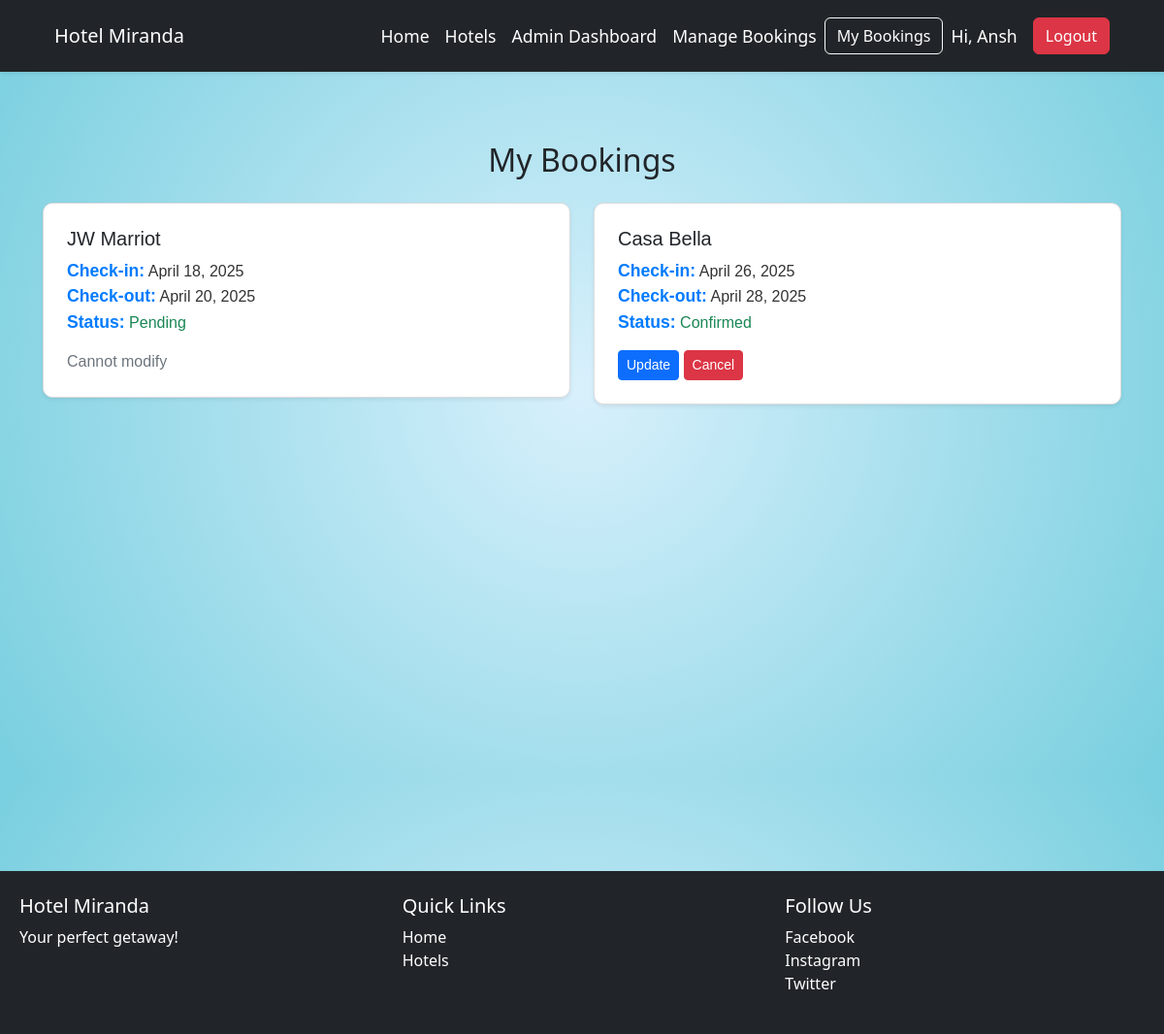
Screenshot of /booking/my-bookings/ (signed in) with the database file from the repository.
### auth_app/models.py (models this page shows, shortened)
class CustomUser(AbstractUser):
    ROLE_CHOICES = (
        ('admin', 'Admin'),
        ('user', 'User'),
    )
    role = models.CharField(max_length=10, choices=ROLE_CHOICES, default='user')

### booking_app/models.py (models this page shows, shortened)
class Booking(models.Model):
    user = models.ForeignKey(settings.AUTH_USER_MODEL, on_delete=models.CASCADE)
    hotel = models.ForeignKey(Hotel, on_delete=models.CASCADE)
    room = models.ForeignKey(Room, on_delete=models.CASCADE)
    check_in = models.DateField()
    check_out = models.DateField()
    guests = models.PositiveIntegerField()
    booked_at = models.DateTimeField(auto_now_add=True)
    STATUS_CHOICES = [
        ('Pending', 'Pending'),
        ('Confirmed', 'Confirmed'),
        ('Cancelled', 'Cancelled'),
    ]
    status = models.CharField(max_length=20, choices=STATUS_CHOICES, default='Pending')
    CANCELLATION_STATUS = [
        ('none', 'None'),
        ('pending', 'Pending'),
        ('approved', 'Approved'),
        ('declined', 'Declined'),
        ('cancelled', 'Cancelled'),
    ]
    cancellation_status = models.CharField(
        max_length=10, choices=CANCELLATION_STATUS, default='none'
    )
    @property
    def can_modify(self):
        return self.check_in > timezone.now().date() + timedelta(days=1)

### hotel_app/models.py (models this page shows, shortened)
class Room(models.Model):
    hotel = models.ForeignKey('Hotel', on_delete=models.CASCADE, related_name="rooms")
    room_type = models.CharField(max_length=100)
    capacity = models.IntegerField()  # ✅ make sure this exists
    price = models.DecimalField(max_digits=10, decimal_places=2)
    available = models.BooleanField(default=True)  # ✅ make sure this exists

class Hotel(models.Model):
    name = models.CharField(max_length=100)
    location = models.CharField(max_length=100)
    description = models.TextField()
    price_per_night = models.DecimalField(max_digits=8, decimal_places=2, default=1000.00)  # ✅ Add default
    rating = models.FloatField(default=3.5)  # ✅ Add default
    image = models.ImageField(upload_to='hotel_images/', blank=True, null=True)
    amenities = models.CharField(max_length=255, blank=True)  # Comma-separated: "WiFi,Parking,Pool"
    room_type = models.CharField(max_length=20, choices=[
        ('Single', 'Single'),
        ('Double', 'Double'),
        ('Suite', 'Suite'),
    ])
    property_type = models.CharField(max_length=50, blank=True)  # Hotel/Resort/Villa

### booking_app/views.py (the view)
# urls.py: path('my-bookings/', views.my_bookings, name='my_bookings'),
@login_required
def my_bookings(request):
    bookings = Booking.objects.filter(user=request.user)
    context = {'bookings': bookings}
    now = timezone.now()
    return render(request, 'booking_app/my_bookings.html', {'bookings': bookings})

### booking_app/templates/booking_app/my_bookings.html (shortened to what this page needs)
{% extends 'base.html' %}
{% block content %}
<div class="page-wrapper d-flex flex-column min-vh-100">
    <div class="container mt-5 flex-fill">
        <h2 class="mb-4 text-center">My Bookings</h2>
        {% if bookings %}
            <div class="row">
                {% for booking in bookings %}
                    <div class="col-md-6 mb-4">
                        <div class="card shadow-sm">
                            <div class="card-body">
                                <h5 class="card-title">{{ booking.room.hotel.name }}</h5>
                                <p class="card-text">
                                    <strong>Check-in:</strong> {{ booking.check_in }}<br>
                                    <strong>Check-out:</strong> {{ booking.check_out }}<br>
                                    <strong>Status:</strong>
                                    {% if booking.status == 'Cancelled' %}
                                        <span class="text-danger">{{ booking.status }}</span>
                                    {% else %}
                                        <span class="text-success">{{ booking.status }}</span>
                                    {% endif %}
                                </p>
                                {% if booking.status != 'Cancelled' and booking.can_modify %}
                                    <a href="{% url 'update_booking' booking.id %}" class="btn btn-primary btn-sm">Update</a>
                                    <a href="{% url 'delete_booking_user' booking.id %}" class="btn btn-danger btn-sm" onclick="return confirmCancel()">Cancel</a>
                                {% elif booking.status != 'Cancelled' %}
                                    <span class="text-muted">Cannot modify</span>
                                {% endif %}
                            </div>
                        </div>
                    </div>
                {% endfor %}
            </div>
        {% else %}
            <p class="text-center">You have no bookings.</p>
        {% endif %}
    </div>
</div>
{% endblock %}

### auth_app/templates/base.html (shortened to what this page needs)
<!DOCTYPE html>
<html lang="en">
<head>
    {% load static %}
    <link href="https://cdn.jsdelivr.net/npm/bootstrap@5.3.0/dist/css/bootstrap.min.css" rel="stylesheet">
    <link rel="stylesheet" href="{% static 'css/styles.css' %}">
</head>
<body>
<div class="content-wrapper">
    <nav class="navbar navbar-expand-lg navbar-dark bg-dark shadow-sm">
        <div class="container-fluid px-4">
            <a class="navbar-brand" href="{% url 'home' %}">Hotel Miranda</a>
            <div class="collapse navbar-collapse" id="navbarNav">
                <ul class="navbar-nav ms-auto align-items-center">
                    <li class="nav-item">
                        <a class="nav-link" href="{% url 'home' %}">Home</a>
                    </li>
                    <li class="nav-item">
                        <a class="nav-link" href="{% url 'hotel_list' %}">Hotels</a>
                    </li>
                    {% if request.user.is_authenticated %}
                        {% if user.is_staff %}
                            <li class="nav-item">
                                <a class="nav-link" href="{% url 'admin_dashboard' %}">Admin Dashboard</a>
                            </li>
                            <li class="nav-item">
                                <a class="nav-link" href="{% url 'admin_all_bookings' %}">Manage Bookings</a>
                            </li>
                        {% endif %}
                        <li class="nav-item">
                            <a href="{% url 'my_bookings' %}" class="btn btn-outline-light me-2">My Bookings</a>
                        </li>
                        <li class="nav-item text-white me-3">
                            Hi, {{ request.user.username }}
                        </li>
                        <li class="nav-item">
                            <a href="{% url 'logout' %}" class="btn btn-danger">Logout</a>
                        </li>
                    {% endif %}
                </ul>
            </div>
        </div>
    </nav>
    <div class="container-fluid mt-4 px-4">
        {% block content %}{% endblock %}
    </div>
</div>
<footer class="bg-dark text-white py-4">
    <div class="container">
        <div class="row">
            <div class="col-md-4">
                <h5>Hotel Miranda</h5>
                <p>Your perfect getaway!</p>
            </div>
            <div class="col-md-4">
                <h5>Quick Links</h5>
                <ul class="list-unstyled">
                    <li><a href="{% url 'home' %}" class="text-white">Home</a></li>
                    <li><a href="{% url 'hotel_list' %}" class="text-white">Hotels</a></li>
                </ul>
            </div>
            <div class="col-md-4">
                <h5>Follow Us</h5>
                <ul class="list-unstyled">
                    <li><a href="#" class="text-white">Facebook</a></li>
                    <li><a href="#" class="text-white">Instagram</a></li>
                    <li><a href="#" class="text-white">Twitter</a></li>
                </ul>
            </div>
        </div>
    </div>
</footer>
</body>
</html>

### static/css/styles.css (style rules this page uses)
body { font-family: 'Segoe UI', sans-serif; background-color: #f8f9fa; margin: 0; padding: 0; }
.text-center { text-align: center; }
.text-muted { color: #6c757d !important; }
.navbar { padding: 1rem 2rem; font-size: 1.1rem; background-color: #ffffff; box-shadow: 0 4px 10px rgba(0, 0, 0, 0.1); }
.navbar a { color: white; }
.hotel-card, .card { transition: transform 0.3s ease-in-out; border-radius: 10px; border: 1px solid #ddd; box-shadow: 0 4px 10px rgba(0, 0, 0, 0.1); }
.card-body { padding: 1.5rem; font-family: Arial, sans-serif; }
.card-body strong { font-size: 1.1rem; color: #007bff; }
.card-body p { font-size: 1rem; color: #333; }
footer { background-color: #212529; padding: 40px 0; color: #ffffff; }
footer a { color: #fff; text-decoration: none; }
.mb-4 { margin-bottom: 1.5rem; }
.container { max-width: 1200px; margin: 0 auto; padding: 0 20px; }

### auth_app/templates/base.html (style rules this page uses)
html, body { height: 100%; margin: 0; }
.content-wrapper { min-height: 100%; display: flex; flex-direction: column; }
.container-fluid { flex: 1; }
footer { margin-top: auto; }

### booking_app/templates/booking_app/my_bookings.html (style rules this page uses)
html, body { height: 100%; margin: 0; }
.page-wrapper { min-height: 100vh; display: flex; flex-direction: column; }
.flex-fill { flex: 1; }
body { background: radial-gradient(circle, #d8f0fc , #78cfdf); font-family: 'Segoe UI', Tahoma, Geneva, Verdana, sans-serif; }

### rows the page displays
Booking: room.hotel.name "JW Marriot", check_in "April 18, 2025", check_out "April 20, 2025", status "Pending", shows "Cannot modify"
Booking: room.hotel.name "Casa Bella", check_in "April 26, 2025", check_out "April 28, 2025", status "Confirmed", shows "Update"

### other values shown
{{ request.user.username }} "Ansh"
